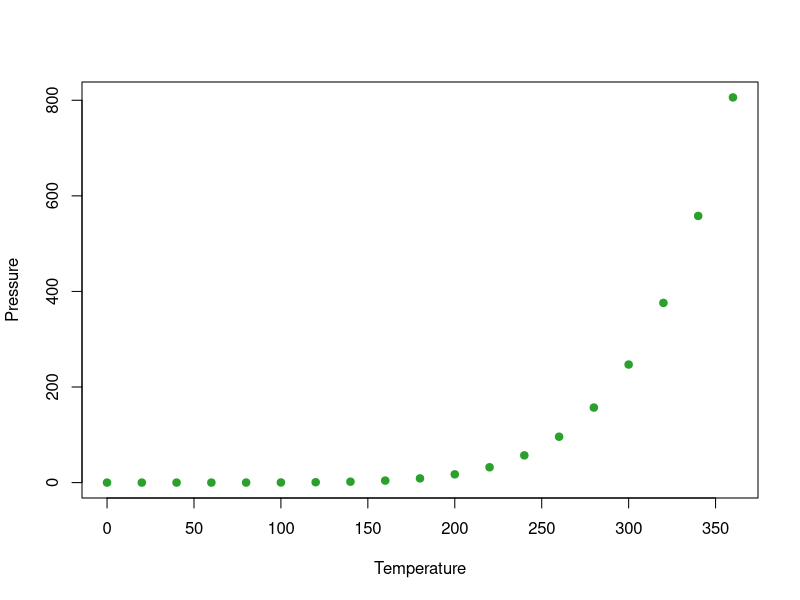

Source code (R):
## ---- chunk 1
#| label: fig-site-pressure
#| fig-cap: "Pressure data rendered inside a website."
#| echo: false

plot(pressure, pch = 19, col = "#2ca02c",
     xlab = "Temperature", ylab = "Pressure")
